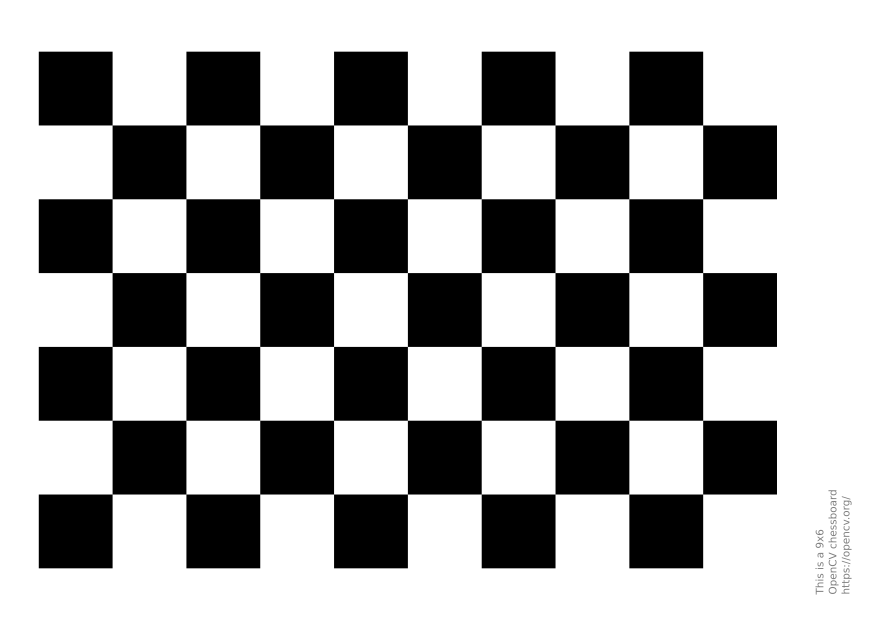
#> input picture curriculum/sample_data/chessboard.png, 1754 x 1240 px (shown at 1/2 size)
$ python 01_corners.py
#> lines starting #> are read from the running program, lines starting #| are printed output that depends on the picture; after the words box and inside, x2 and y2 are one past the last pixel; in counts of white or black regions, pixels touching at a corner belong together
### curriculum/sample_data/__init__.py
"""
Sample Data Module
==================
Provides easy access to sample images and videos for tutorials.

Usage:
    from sample_data import get_image, get_video, SAMPLE_DIR

    # Load a sample image
    img = get_image("lena.jpg")

    # Get path to video
    video_path = get_video("vtest.avi")
"""

import os
import cv2
import numpy as np

# Directory containing sample files
SAMPLE_DIR = os.path.dirname(os.path.abspath(__file__))


def get_sample_path(filename):
    """
    Get full path to a sample file, downloading if necessary.
    """
    from .download_samples import get_sample_path as _get_path
    return _get_path(filename)


def get_image(filename, flags=cv2.IMREAD_COLOR):
    """
    Load a sample image.

    Args:
        filename: Name of the sample image (e.g., "lena.jpg")
        flags: cv2.IMREAD_COLOR, cv2.IMREAD_GRAYSCALE, etc.

    Returns:
        numpy array of the image, or None if not found

    Example:
        img = get_image("lena.jpg")
        gray = get_image("lena.jpg", cv2.IMREAD_GRAYSCALE)
    """
#> called with filename = 'chessboard.png', flags = 1
    filepath = get_sample_path(filename)

    if not os.path.exists(filepath):
        print(f"Warning: Sample image not found: {filename}")
        print("Run: python -m sample_data.download_samples")
        return None

    img = cv2.imread(filepath, flags)
#> img is the input picture: shape (1240, 1754, 3); min 0, max 255, mean 165.4

    if img is None:
        print(f"Warning: Could not load image: {filename}")
        return None

    return img


# [63 lines left out: functions get_video, get_image_or_camera, list_samples, not called in this run]


# Common sample images for quick access
SAMPLES = {
    "face": "lena.jpg",
    "fruits": "fruits.jpg",
    "building": "building.jpg",
    "text": "imageTextN.png",
    "sudoku": "sudoku.png",
    "chessboard": "chessboard.png",
    "box": "box.png",
    "scene": "box_in_scene.png",
}


# [17 lines left out: function quick_load, not called in this run]

### curriculum/sample_data/download_samples.py
"""
Sample Data Downloader
======================
Downloads real sample images and videos for OpenCV tutorials.

Sources:
- OpenCV GitHub samples
- Public domain images

Usage:
    python download_samples.py           # Download all samples
    python download_samples.py --check   # Check which samples exist
"""

import os
import urllib.request
import sys

# Sample data directory
SAMPLE_DIR = os.path.dirname(os.path.abspath(__file__))

# Sample files to download from OpenCV GitHub
OPENCV_SAMPLES_BASE = "https://raw.githubusercontent.com/opencv/opencv/4.x/samples/data/"

SAMPLE_FILES = {
    # Basic images
    "lena.jpg": OPENCV_SAMPLES_BASE + "lena.jpg",
    "fruits.jpg": OPENCV_SAMPLES_BASE + "fruits.jpg",
    "baboon.jpg": OPENCV_SAMPLES_BASE + "baboon.jpg",
    "building.jpg": OPENCV_SAMPLES_BASE + "building.jpg",
    "starry_night.jpg": OPENCV_SAMPLES_BASE + "starry_night.jpg",
    "butterfly.jpg": OPENCV_SAMPLES_BASE + "butterfly.jpg",

    # Face detection
    "lena_face.jpg": OPENCV_SAMPLES_BASE + "lena.jpg",
    "messi5.jpg": OPENCV_SAMPLES_BASE + "messi5.jpg",

    # Feature matching
    "box.png": OPENCV_SAMPLES_BASE + "box.png",
    "box_in_scene.png": OPENCV_SAMPLES_BASE + "box_in_scene.png",
    "blox.jpg": OPENCV_SAMPLES_BASE + "blox.jpg",

    # Template matching
    "lena_tmpl.jpg": OPENCV_SAMPLES_BASE + "lena_tmpl.jpg",

    # Calibration
    "left01.jpg": OPENCV_SAMPLES_BASE + "left01.jpg",
    "left02.jpg": OPENCV_SAMPLES_BASE + "left02.jpg",
    "right01.jpg": OPENCV_SAMPLES_BASE + "right01.jpg",
    "right02.jpg": OPENCV_SAMPLES_BASE + "right02.jpg",
    "chessboard.png": OPENCV_SAMPLES_BASE + "chessboard.png",

    # Text/Document/OCR
    "imageTextN.png": OPENCV_SAMPLES_BASE + "imageTextN.png",
    "imageTextR.png": OPENCV_SAMPLES_BASE + "imageTextR.png",
    "licenseplate_motion.jpg": OPENCV_SAMPLES_BASE + "licenseplate_motion.jpg",
    "text_defocus.jpg": OPENCV_SAMPLES_BASE + "text_defocus.jpg",

    # Morphology (note: j.png may not be available in newer OpenCV versions)

    # Shapes and contours
    "pic1.png": OPENCV_SAMPLES_BASE + "pic1.png",
    "pic2.png": OPENCV_SAMPLES_BASE + "pic2.png",
    "pic3.png": OPENCV_SAMPLES_BASE + "pic3.png",
    "pic4.png": OPENCV_SAMPLES_BASE + "pic4.png",
    "pic5.png": OPENCV_SAMPLES_BASE + "pic5.png",
    "pic6.png": OPENCV_SAMPLES_BASE + "pic6.png",

    # Gradient/edges
    "sudoku.png": OPENCV_SAMPLES_BASE + "sudoku.png",

    # Histogram
    "home.jpg": OPENCV_SAMPLES_BASE + "home.jpg",

    # Image stitching / Panorama
    "Blender_Suzanne1.jpg": OPENCV_SAMPLES_BASE + "Blender_Suzanne1.jpg",
    "Blender_Suzanne2.jpg": OPENCV_SAMPLES_BASE + "Blender_Suzanne2.jpg",
    "boat1.jpg": OPENCV_SAMPLES_BASE + "boat1.jpg",
    "boat2.jpg": OPENCV_SAMPLES_BASE + "boat2.jpg",
    "boat3.jpg": OPENCV_SAMPLES_BASE + "boat3.jpg",
    "boat4.jpg": OPENCV_SAMPLES_BASE + "boat4.jpg",
    "boat5.jpg": OPENCV_SAMPLES_BASE + "boat5.jpg",
    "boat6.jpg": OPENCV_SAMPLES_BASE + "boat6.jpg",

    # Machine Learning
    "digits.png": OPENCV_SAMPLES_BASE + "digits.png",  # 5000 handwritten digits (20x20 each)

    # Videos
    "vtest.avi": OPENCV_SAMPLES_BASE + "vtest.avi",
}

# Alternative sources for common test images (if OpenCV samples are unavailable)
ALT_SOURCES = {
    # Additional images can be added here if needed
}

# Multi-View / SFM Images
# ETH3D Dataset preview images (outdoor scenes for feature matching & SFM)
# https://www.eth3d.net/datasets
ETH3D_BASE = "https://www.eth3d.net/img/"

MULTIVIEW_IMAGES = {
    # Building facade - excellent for feature matching and SFM
    "facade_view1.jpg": ETH3D_BASE + "dslr_facade.jpg",

    # Courtyard - outdoor scene with good features
    "courtyard_view1.jpg": ETH3D_BASE + "dslr_courtyard.jpg",

    # Terrace - outdoor with depth variation
    "terrace_view1.jpg": ETH3D_BASE + "dslr_terrace.jpg",

    # Playground - outdoor with structures
    "playground_view1.jpg": ETH3D_BASE + "dslr_playground.jpg",

    # Relief sculpture - good texture for matching
    "relief_view1.jpg": ETH3D_BASE + "dslr_relief.jpg",
}

# Middlebury Stereo Benchmark Datasets
# https://vision.middlebury.edu/stereo/data/
MIDDLEBURY_BASE = "https://vision.middlebury.edu/stereo/data/"

STEREO_DATASETS = {
    # Tsukuba (2001) - Classic stereo benchmark, 384x288
    "tsukuba_left.ppm": MIDDLEBURY_BASE + "scenes2001/data/tsukuba/scene1.row3.col1.ppm",
    "tsukuba_right.ppm": MIDDLEBURY_BASE + "scenes2001/data/tsukuba/scene1.row3.col3.ppm",
    "tsukuba_disp.pgm": MIDDLEBURY_BASE + "scenes2001/data/tsukuba/truedisp.row3.col3.pgm",

    # Cones (2003) - 450x375, complex geometry
    "cones_left.png": MIDDLEBURY_BASE + "scenes2003/newdata/cones/im2.png",
    "cones_right.png": MIDDLEBURY_BASE + "scenes2003/newdata/cones/im6.png",
    "cones_disp.png": MIDDLEBURY_BASE + "scenes2003/newdata/cones/disp2.png",

    # Teddy (2003) - 450x375, teddy bear scene
    "teddy_left.png": MIDDLEBURY_BASE + "scenes2003/newdata/teddy/im2.png",
    "teddy_right.png": MIDDLEBURY_BASE + "scenes2003/newdata/teddy/im6.png",
    "teddy_disp.png": MIDDLEBURY_BASE + "scenes2003/newdata/teddy/disp2.png",
}


# =============================================================================
# MOT / MCMOT - Person Detection & Re-ID Models
# =============================================================================

# YOLOv4-tiny for person detection
# https://github.com/AlexeyAB/darknet
YOLO_MODELS = {
    "yolov4-tiny.weights": "https://github.com/AlexeyAB/darknet/releases/download/yolov4/yolov4-tiny.weights",
    "yolov4-tiny.cfg": "https://raw.githubusercontent.com/AlexeyAB/darknet/master/cfg/yolov4-tiny.cfg",
    "coco.names": "https://raw.githubusercontent.com/pjreddie/darknet/master/data/coco.names",
}

# Person Re-ID Model from OpenCV Zoo
# https://github.com/opencv/opencv_zoo/tree/main/models/person_reid_youtureid
REID_MODELS = {
    "person_reid_youtu_2021nov.onnx": "https://github.com/opencv/opencv_zoo/raw/main/models/person_reid_youtureid/person_reid_youtu_2021nov.onnx",
}

# Test videos for MOT/MCMOT (using OpenCV samples)
MOT_VIDEOS = {
    # OpenCV pedestrian video - good for tracking demos
    "vtest.avi": OPENCV_SAMPLES_BASE + "vtest.avi",
}


# =============================================================================
# Machine Learning - Additional Samples
# =============================================================================

ML_SAMPLES = {
    # Handwritten digits (included in SAMPLE_FILES as digits.png)
    # Additional ML-related images
    "aero1.jpg": OPENCV_SAMPLES_BASE + "aero1.jpg",
    "aero2.jpg": OPENCV_SAMPLES_BASE + "aero2.jpg",
    "aero3.jpg": OPENCV_SAMPLES_BASE + "aero3.jpg",
}


# [119 lines left out: functions download_file, download_all, check_samples, not called in this run]


def get_sample_path(filename):
    """
    Get the full path to a sample file.
    Downloads it if it doesn't exist.

    Usage:
        from sample_data.download_samples import get_sample_path
        img = cv2.imread(get_sample_path("lena.jpg"))
    """
    filepath = os.path.join(SAMPLE_DIR, filename)

    if not os.path.exists(filepath):
        # Try to download
        if filename in SAMPLE_FILES:
            download_file(SAMPLE_FILES[filename], filename)
        elif filename in ALT_SOURCES:
            download_file(ALT_SOURCES[filename], filename)
        elif filename in MULTIVIEW_IMAGES:
            download_file(MULTIVIEW_IMAGES[filename], filename)
        elif filename in STEREO_DATASETS:
            download_file(STEREO_DATASETS[filename], filename)
        elif filename in YOLO_MODELS:
            download_file(YOLO_MODELS[filename], filename)
        elif filename in REID_MODELS:
            download_file(REID_MODELS[filename], filename)
        elif filename in MOT_VIDEOS:
            download_file(MOT_VIDEOS[filename], filename)
        elif filename in ML_SAMPLES:
            download_file(ML_SAMPLES[filename], filename)

    return filepath


# [35 lines left out: function list_available, not called in this run]


# [11 lines that do not run on import are left out]

### curriculum/04_features2d/01_corners.py
"""
Module 4: Features2D - Corner Detection
=======================================
Detecting corners and key points in images.

Official Docs: https://docs.opencv.org/4.x/dc/d0d/tutorial_py_features_harris.html

Topics Covered:
1. Harris Corner Detection
2. Shi-Tomasi (Good Features to Track)
3. FAST Corner Detection
4. Corner Subpixel Accuracy
"""

import cv2
import numpy as np
import os
import sys

# Add parent directory to path for sample_data import
sys.path.insert(0, os.path.join(os.path.dirname(__file__), '..'))
from sample_data import get_image

print("=" * 60)
print("Module 4: Corner Detection")
print("=" * 60)


def load_corner_image():
    """Load a real image with corners, or create one if not available."""
    # Try to load images good for corner detection
    for sample in ["chessboard.png", "building.jpg", "sudoku.png"]:
        img = get_image(sample)
        if img is not None:
            print(f"Using sample image: {sample}")
            # Resize for consistent display
            img = cv2.resize(img, (500, 400))
#> img: shape (400, 500, 3)
            return img

    # Fallback to synthetic
    print("No corner sample found. Using synthetic shapes.")
    print("Run: python curriculum/sample_data/download_samples.py")
    return create_test_image()


# [25 lines left out: function create_test_image, not called in this run]


original = load_corner_image()
gray = cv2.cvtColor(original, cv2.COLOR_BGR2GRAY)


# =============================================================================
# 1. HARRIS CORNER DETECTION
# =============================================================================
print("\n--- 1. Harris Corner Detection ---")

# Harris corner detector
# Parameters:
#   blockSize - neighborhood size (2-7)
#   ksize - Sobel kernel size (3, 5, 7)
#   k - Harris detector free parameter (0.04-0.06)

harris = cv2.cornerHarris(gray, blockSize=2, ksize=3, k=0.04)

# Dilate for better visualization
harris = cv2.dilate(harris, None)
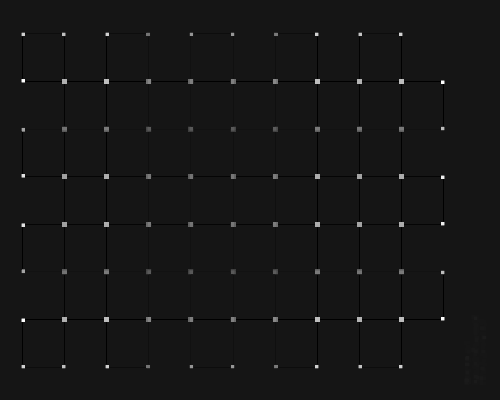
#> harris: shape (400, 500) float32; min -0.01, max 0.108, mean 0.000325; drawn with min black and max white

# Threshold to detect corners
threshold = 0.01 * harris.max()
#> threshold = 0.00108
harris_corners = harris > threshold
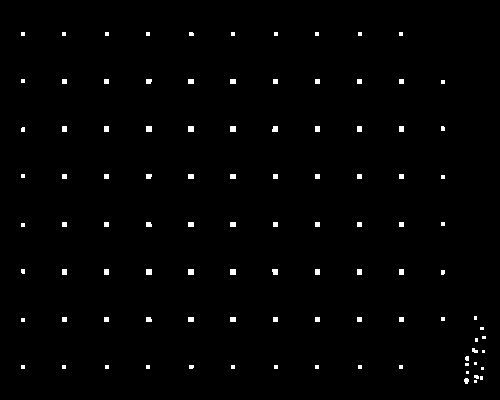
#> harris_corners: shape (400, 500) bool; 1.1% white; 101 white regions (45 under 20 px), largest, box (x1, y1, x2, y2) and area: (146, 126, 152, 132) 36, (188, 126, 194, 132) 36, (230, 126, 236, 132) 36

# Create visualization
harris_img = original.copy()
harris_img[harris_corners] = [0, 0, 255]  # Mark corners in red
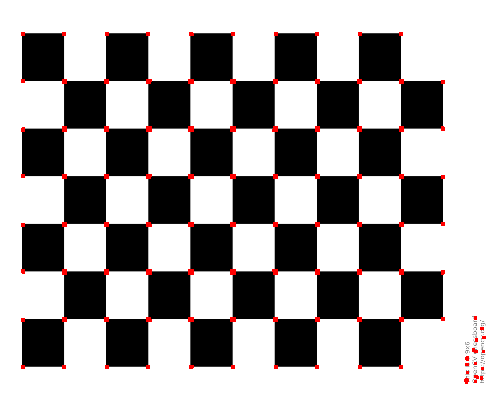
#> harris_img: shape (400, 500, 3); mean B, G, R 163.7, 163.7, 166.6

# Count corners
num_corners = np.sum(harris_corners)
#> num_corners = 2262
print(f"Harris corners found: {num_corners}")
#| Harris corners found: 2262

print("Harris detector: Good for detecting corners based on gradient changes")


# =============================================================================
# 2. SHI-TOMASI CORNER DETECTION
# =============================================================================
print("\n--- 2. Shi-Tomasi (Good Features to Track) ---")

# Shi-Tomasi is often better than Harris
# Returns N strongest corners

# Parameters:
#   maxCorners - maximum number of corners to return
#   qualityLevel - quality threshold (0-1)
#   minDistance - minimum distance between corners

corners = cv2.goodFeaturesToTrack(
    gray,
    maxCorners=100,
    qualityLevel=0.01,
    minDistance=10
)
#> corners = 96 rows, first 8: [401, 319], [317, 319], [106, 319], [401, 80], [317, 80], [106, 80], [359, 318], [359, 81]

# Create visualization
shi_tomasi_img = original.copy()
if corners is not None:
    corners = np.int32(corners)
#> corners = contour of 96 points, box (x1, y1, x2, y2) (22, 34, 484, 382), area 14582
    for corner in corners:
        x, y = corner.ravel()
        cv2.circle(shi_tomasi_img, (x, y), 5, (0, 255, 0), -1)
#> this loop made 96 passes
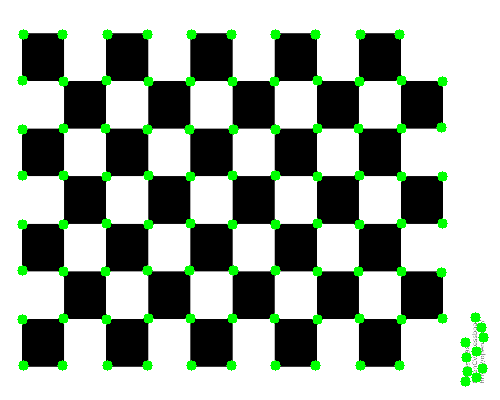
#> shi_tomasi_img: shape (400, 500, 3); mean B, G, R 159.6, 169.5, 159.6

    print(f"Shi-Tomasi corners found: {len(corners)}")
#| Shi-Tomasi corners found: 96

print("Shi-Tomasi: Better corner selection than Harris")


# =============================================================================
# 3. FAST CORNER DETECTION
# =============================================================================
print("\n--- 3. FAST Corner Detection ---")

# FAST (Features from Accelerated Segment Test)
# Very fast, good for real-time applications

# Create FAST detector
fast = cv2.FastFeatureDetector_create()

# Detect keypoints
keypoints = fast.detect(gray, None)
#> keypoints = 122 keypoints; strongest (x, y, size): (63, 34, 7), (147, 34, 7), (191, 34, 7), (231, 34, 7)

# Create visualization
fast_img = original.copy()
cv2.drawKeypoints(fast_img, keypoints, fast_img, color=(255, 0, 0))
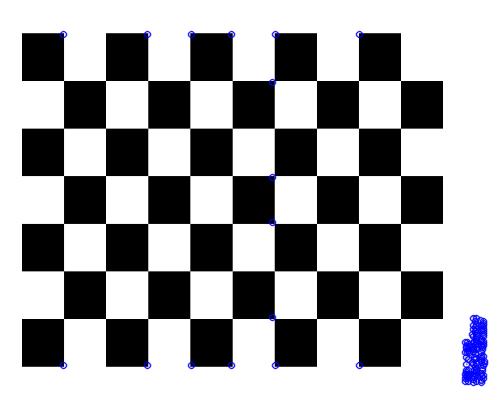
#> fast_img: shape (400, 500, 3); mean B, G, R 165.6, 163.5, 163.5

print(f"FAST corners found: {len(keypoints)}")
#| FAST corners found: 122

# FAST with non-maximum suppression disabled
fast_no_nms = cv2.FastFeatureDetector_create()
fast_no_nms.setNonmaxSuppression(False)
kp_no_nms = fast_no_nms.detect(gray, None)
#> kp_no_nms = 1326 keypoints; strongest (x, y, size): (22, 33, 7), (23, 33, 7), (24, 33, 7), (61, 33, 7)
print(f"FAST without NMS: {len(kp_no_nms)} corners")
#| FAST without NMS: 1326 corners

# Adjust threshold
fast_threshold = cv2.FastFeatureDetector_create(threshold=20)
kp_threshold = fast_threshold.detect(gray, None)
#> kp_threshold = 119 keypoints; strongest (x, y, size): (63, 34, 7), (147, 34, 7), (191, 34, 7), (231, 34, 7)
print(f"FAST with threshold=20: {len(kp_threshold)} corners")
#| FAST with threshold=20: 119 corners

print("FAST: Very efficient, good for real-time tracking")


# =============================================================================
# 4. SUBPIXEL CORNER ACCURACY
# =============================================================================
print("\n--- 4. Subpixel Accuracy ---")

# Refine corner locations to subpixel accuracy
# Useful for camera calibration

if corners is not None:
    # Convert corners for cornerSubPix
    corners_float = np.float32(corners)
#> corners_float = 96 rows, first 8: [401, 319], [317, 319], [106, 319], [401, 80], [317, 80], [106, 80], [359, 318], [359, 81]

    # Define search window and zero zone
    winSize = (5, 5)
    zeroZone = (-1, -1)
    criteria = (cv2.TERM_CRITERIA_EPS + cv2.TERM_CRITERIA_MAX_ITER, 30, 0.001)
#> criteria = (3, 30, 0.001)

    # Refine corners
    corners_subpix = cv2.cornerSubPix(gray, corners_float, winSize, zeroZone, criteria)
#> corners_subpix = 96 rows, first 8: [400.5, 318.5], [316.5, 318.5], [105.5, 318.5], [400.5, 80.5], [316.5, 80.5], [105.5, 80.5], [358.5, 318.5], [358.5, 80.5]

    # Show difference
    print("\nOriginal vs Subpixel corner positions (first 5):")
    for i in range(min(5, len(corners))):
        orig = corners_float[i].ravel()
        subp = corners_subpix[i].ravel()
        diff = np.sqrt((orig[0]-subp[0])**2 + (orig[1]-subp[1])**2)
        print(f"  Corner {i}: ({orig[0]:.0f},{orig[1]:.0f}) -> ({subp[0]:.2f},{subp[1]:.2f}) diff={diff:.3f}")
#> this loop made 5 passes
#> (printed output is left out)


# =============================================================================
# 5. COMPARISON
# =============================================================================
print("\n--- 5. Algorithm Comparison ---")

comparison = """
Corner Detection Algorithms:

| Algorithm   | Speed    | Quality  | Use Case                    |
|-------------|----------|----------|-----------------------------|
| Harris      | Medium   | Good     | General corner detection    |
| Shi-Tomasi  | Medium   | Better   | Feature tracking, calibration|
| FAST        | Very Fast| Good     | Real-time applications      |

Key Parameters:
- Harris: k (0.04-0.06), blockSize, ksize
- Shi-Tomasi: qualityLevel, minDistance, maxCorners
- FAST: threshold, nonmaxSuppression
"""
print(comparison)


# =============================================================================
# VISUALIZATION
# =============================================================================
def show_demo():
    """Display corner detection demos."""

    # Create comparison display
    harris_display = harris_img.copy()
    cv2.putText(harris_display, "Harris", (10, 30),
               cv2.FONT_HERSHEY_SIMPLEX, 0.8, (0, 255, 255), 2)
#> harris_display: shape (400, 500, 3); 0.26% of pixels changed, all inside (x1, y1, x2, y2) = (12, 11, 83, 32)

    shi_display = shi_tomasi_img.copy()
    cv2.putText(shi_display, f"Shi-Tomasi ({len(corners) if corners is not None else 0} pts)",
               (10, 30), cv2.FONT_HERSHEY_SIMPLEX, 0.8, (0, 255, 255), 2)
#> shi_display: shape (400, 500, 3); 0.87% of pixels changed, all inside (x1, y1, x2, y2) = (11, 9, 273, 38)

    fast_display = fast_img.copy()
    cv2.putText(fast_display, f"FAST ({len(keypoints)} pts)", (10, 30),
               cv2.FONT_HERSHEY_SIMPLEX, 0.8, (0, 255, 255), 2)
#> fast_display: shape (400, 500, 3); 0.64% of pixels changed, all inside (x1, y1, x2, y2) = (12, 9, 201, 38)

    # Stack displays
    row1 = np.hstack([original, harris_display])
    row2 = np.hstack([shi_display, fast_display])
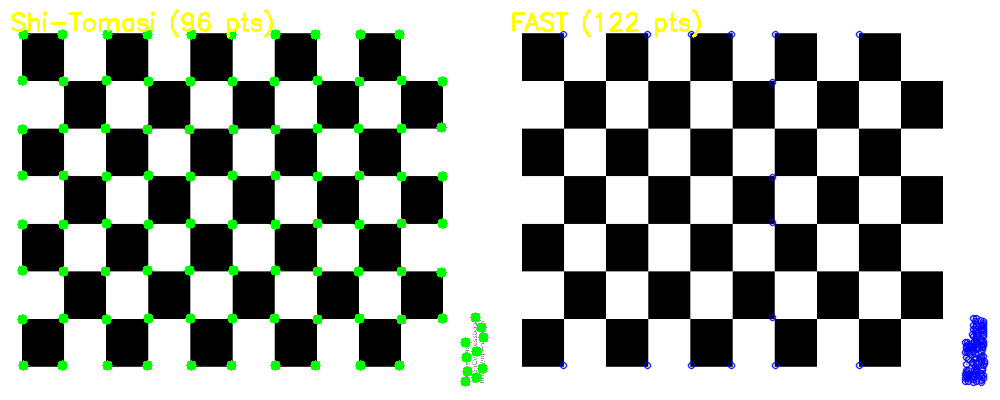
#> row2: shape (400, 1000, 3); mean B, G, R 160.7, 166.5, 161.6
    display = np.vstack([row1, row2])
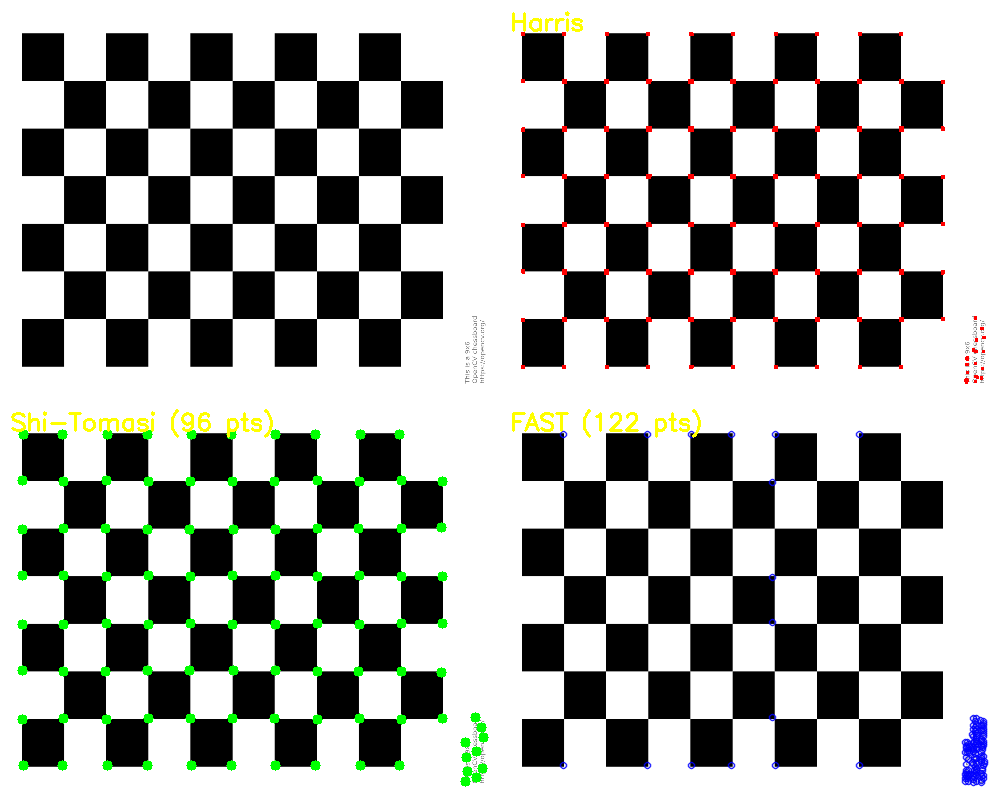
#> display: shape (800, 1000, 3); mean B, G, R 162.4, 165.5, 163.8
    display = cv2.resize(display, (1000, 800))

    cv2.imshow("Corner Detection Comparison", display)

    print("\nPress any key to close...")
    cv2.waitKey(0)
    cv2.destroyAllWindows()


if __name__ == "__main__":
    print("\n" + "=" * 60)
    print("Running corner detection demonstrations...")
    print("=" * 60)
    show_demo()
